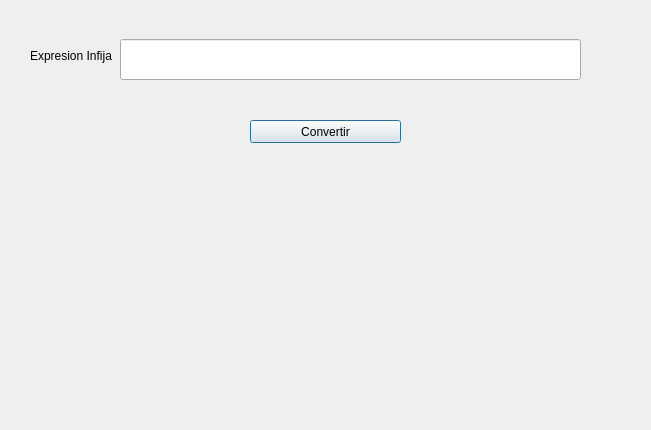
<?xml version="1.0" encoding="UTF-8"?>
<ui version="4.0">
 <class>Dialog</class>
 <widget class="QDialog" name="Dialog">
  <property name="geometry">
   <rect>
    <x>0</x>
    <y>0</y>
    <width>651</width>
    <height>430</height>
   </rect>
  </property>
  <property name="windowTitle">
   <string>Dialog</string>
  </property>
  <widget class="QLabel" name="label">
   <property name="geometry">
    <rect>
     <x>30</x>
     <y>40</y>
     <width>91</width>
     <height>31</height>
    </rect>
   </property>
   <property name="text">
    <string>Expresion Infija</string>
   </property>
  </widget>
  <widget class="QLineEdit" name="txt_infijo">
   <property name="geometry">
    <rect>
     <x>120</x>
     <y>39</y>
     <width>461</width>
     <height>41</height>
    </rect>
   </property>
  </widget>
  <widget class="QPushButton" name="btn_convertir">
   <property name="geometry">
    <rect>
     <x>250</x>
     <y>120</y>
     <width>151</width>
     <height>23</height>
    </rect>
   </property>
   <property name="text">
    <string>Convertir</string>
   </property>
  </widget>
  <widget class="QLabel" name="lbl_resultado">
   <property name="geometry">
    <rect>
     <x>20</x>
     <y>200</y>
     <width>561</width>
     <height>171</height>
    </rect>
   </property>
   <property name="text">
    <string/>
   </property>
  </widget>
 </widget>
 <resources/>
 <connections/>
</ui>
